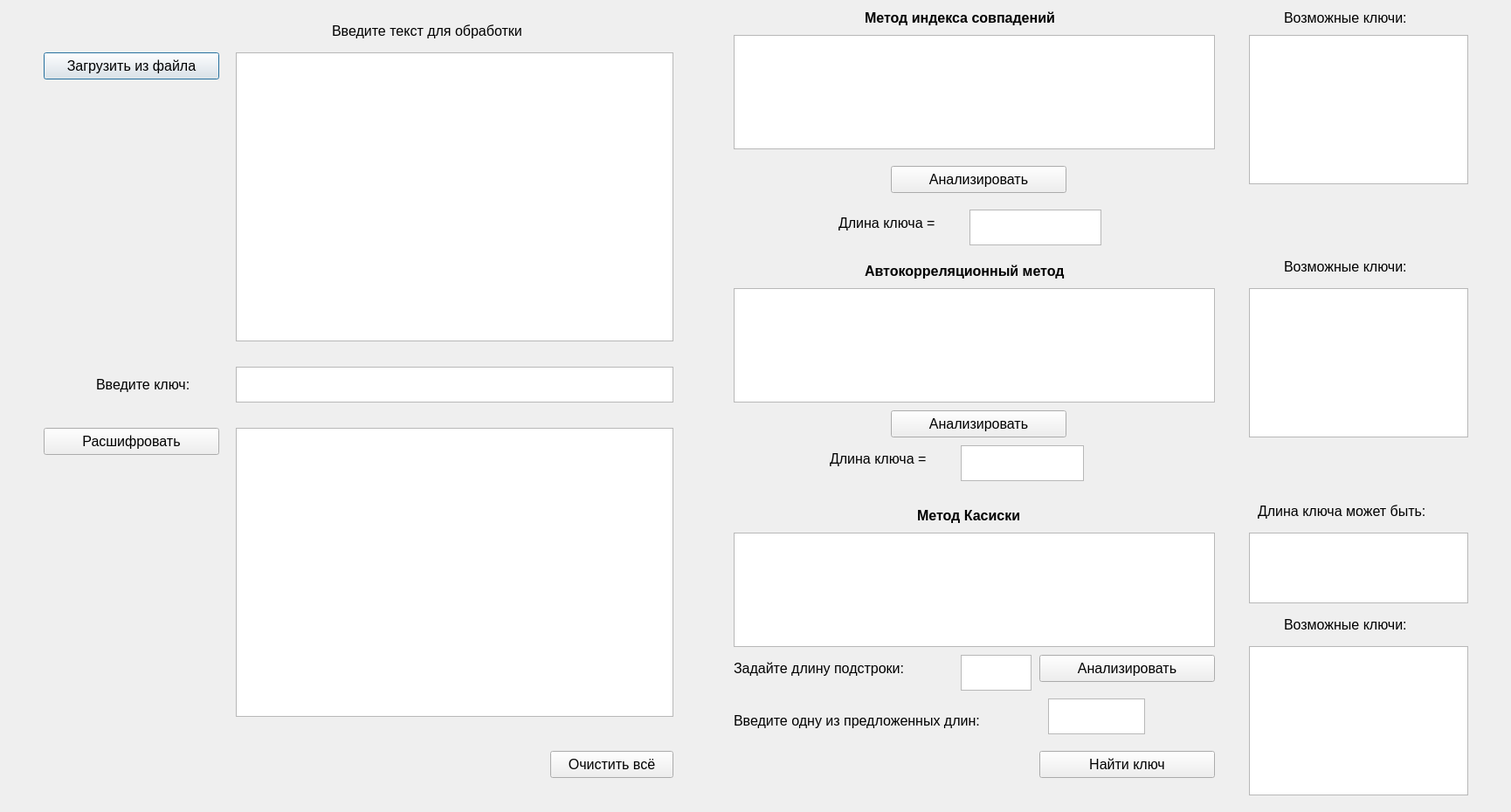
<?xml version="1.0" encoding="UTF-8"?>
<ui version="4.0">
 <class>Dialog15</class>
 <widget class="QDialog" name="Dialog15">
  <property name="geometry">
   <rect>
    <x>0</x>
    <y>0</y>
    <width>1730</width>
    <height>930</height>
   </rect>
  </property>
  <property name="minimumSize">
   <size>
    <width>1730</width>
    <height>930</height>
   </size>
  </property>
  <property name="maximumSize">
   <size>
    <width>1730</width>
    <height>930</height>
   </size>
  </property>
  <property name="windowTitle">
   <string>Полиалфавитный криптоанализ</string>
  </property>
  <widget class="QPushButton" name="down_file">
   <property name="geometry">
    <rect>
     <x>50</x>
     <y>60</y>
     <width>201</width>
     <height>31</height>
    </rect>
   </property>
   <property name="font">
    <font>
     <family>Arial</family>
     <pointsize>12</pointsize>
    </font>
   </property>
   <property name="text">
    <string>Загрузить из файла</string>
   </property>
  </widget>
  <widget class="QLabel" name="label_2">
   <property name="geometry">
    <rect>
     <x>380</x>
     <y>20</y>
     <width>281</width>
     <height>31</height>
    </rect>
   </property>
   <property name="font">
    <font>
     <family>Arial</family>
     <pointsize>12</pointsize>
    </font>
   </property>
   <property name="text">
    <string>Введите текст для обработки</string>
   </property>
  </widget>
  <widget class="QPushButton" name="but_clear">
   <property name="geometry">
    <rect>
     <x>630</x>
     <y>860</y>
     <width>141</width>
     <height>31</height>
    </rect>
   </property>
   <property name="font">
    <font>
     <family>Arial</family>
     <pointsize>12</pointsize>
    </font>
   </property>
   <property name="text">
    <string>Очистить всё</string>
   </property>
  </widget>
  <widget class="QPushButton" name="but_decr">
   <property name="geometry">
    <rect>
     <x>50</x>
     <y>490</y>
     <width>201</width>
     <height>31</height>
    </rect>
   </property>
   <property name="font">
    <font>
     <family>Arial</family>
     <pointsize>12</pointsize>
    </font>
   </property>
   <property name="text">
    <string>Расшифровать</string>
   </property>
  </widget>
  <widget class="QPlainTextEdit" name="rez_decr">
   <property name="enabled">
    <bool>true</bool>
   </property>
   <property name="geometry">
    <rect>
     <x>270</x>
     <y>490</y>
     <width>501</width>
     <height>331</height>
    </rect>
   </property>
   <property name="font">
    <font>
     <family>Arial</family>
     <pointsize>12</pointsize>
    </font>
   </property>
   <property name="readOnly">
    <bool>true</bool>
   </property>
  </widget>
  <widget class="QPlainTextEdit" name="slova">
   <property name="geometry">
    <rect>
     <x>270</x>
     <y>60</y>
     <width>501</width>
     <height>331</height>
    </rect>
   </property>
   <property name="font">
    <font>
     <family>Arial</family>
     <pointsize>12</pointsize>
    </font>
   </property>
  </widget>
  <widget class="QLabel" name="label">
   <property name="geometry">
    <rect>
     <x>990</x>
     <y>0</y>
     <width>271</width>
     <height>41</height>
    </rect>
   </property>
   <property name="font">
    <font>
     <family>Arial</family>
     <pointsize>12</pointsize>
     <weight>75</weight>
     <bold>true</bold>
    </font>
   </property>
   <property name="text">
    <string>Метод индекса совпадений</string>
   </property>
  </widget>
  <widget class="QLabel" name="label_3">
   <property name="geometry">
    <rect>
     <x>990</x>
     <y>290</y>
     <width>291</width>
     <height>41</height>
    </rect>
   </property>
   <property name="font">
    <font>
     <family>Arial</family>
     <pointsize>12</pointsize>
     <weight>75</weight>
     <bold>true</bold>
    </font>
   </property>
   <property name="text">
    <string>Автокорреляционный метод</string>
   </property>
  </widget>
  <widget class="QLabel" name="label_4">
   <property name="geometry">
    <rect>
     <x>1050</x>
     <y>570</y>
     <width>161</width>
     <height>41</height>
    </rect>
   </property>
   <property name="font">
    <font>
     <family>Arial</family>
     <pointsize>12</pointsize>
     <weight>75</weight>
     <bold>true</bold>
    </font>
   </property>
   <property name="text">
    <string>Метод Касиски</string>
   </property>
  </widget>
  <widget class="QPlainTextEdit" name="slova_index">
   <property name="geometry">
    <rect>
     <x>840</x>
     <y>40</y>
     <width>551</width>
     <height>131</height>
    </rect>
   </property>
   <property name="font">
    <font>
     <family>Arial</family>
     <pointsize>12</pointsize>
    </font>
   </property>
  </widget>
  <widget class="QPlainTextEdit" name="slova_autocor">
   <property name="geometry">
    <rect>
     <x>840</x>
     <y>330</y>
     <width>551</width>
     <height>131</height>
    </rect>
   </property>
   <property name="font">
    <font>
     <family>Arial</family>
     <pointsize>12</pointsize>
    </font>
   </property>
  </widget>
  <widget class="QPlainTextEdit" name="slova_kas">
   <property name="geometry">
    <rect>
     <x>840</x>
     <y>610</y>
     <width>551</width>
     <height>131</height>
    </rect>
   </property>
   <property name="font">
    <font>
     <family>Arial</family>
     <pointsize>12</pointsize>
    </font>
   </property>
  </widget>
  <widget class="QPushButton" name="but_decr_index">
   <property name="geometry">
    <rect>
     <x>1020</x>
     <y>190</y>
     <width>201</width>
     <height>31</height>
    </rect>
   </property>
   <property name="font">
    <font>
     <family>Arial</family>
     <pointsize>12</pointsize>
    </font>
   </property>
   <property name="text">
    <string>Анализировать</string>
   </property>
  </widget>
  <widget class="QPushButton" name="but_decr_autocor">
   <property name="geometry">
    <rect>
     <x>1020</x>
     <y>470</y>
     <width>201</width>
     <height>31</height>
    </rect>
   </property>
   <property name="font">
    <font>
     <family>Arial</family>
     <pointsize>12</pointsize>
    </font>
   </property>
   <property name="text">
    <string>Анализировать</string>
   </property>
  </widget>
  <widget class="QPushButton" name="but_decr_kas">
   <property name="geometry">
    <rect>
     <x>1190</x>
     <y>750</y>
     <width>201</width>
     <height>31</height>
    </rect>
   </property>
   <property name="font">
    <font>
     <family>Arial</family>
     <pointsize>12</pointsize>
    </font>
   </property>
   <property name="text">
    <string>Анализировать</string>
   </property>
  </widget>
  <widget class="QLabel" name="label_5">
   <property name="geometry">
    <rect>
     <x>960</x>
     <y>240</y>
     <width>151</width>
     <height>31</height>
    </rect>
   </property>
   <property name="font">
    <font>
     <family>Arial</family>
     <pointsize>12</pointsize>
    </font>
   </property>
   <property name="text">
    <string>Длина ключа =</string>
   </property>
  </widget>
  <widget class="QLabel" name="label_6">
   <property name="geometry">
    <rect>
     <x>950</x>
     <y>510</y>
     <width>151</width>
     <height>31</height>
    </rect>
   </property>
   <property name="font">
    <font>
     <family>Arial</family>
     <pointsize>12</pointsize>
    </font>
   </property>
   <property name="text">
    <string>Длина ключа =</string>
   </property>
  </widget>
  <widget class="QLabel" name="label_7">
   <property name="geometry">
    <rect>
     <x>840</x>
     <y>750</y>
     <width>241</width>
     <height>31</height>
    </rect>
   </property>
   <property name="font">
    <font>
     <family>Arial</family>
     <pointsize>12</pointsize>
    </font>
   </property>
   <property name="text">
    <string>Задайте длину подстроки:</string>
   </property>
  </widget>
  <widget class="QPlainTextEdit" name="key_index">
   <property name="geometry">
    <rect>
     <x>1110</x>
     <y>240</y>
     <width>151</width>
     <height>41</height>
    </rect>
   </property>
   <property name="font">
    <font>
     <family>Arial</family>
     <pointsize>12</pointsize>
    </font>
   </property>
   <property name="readOnly">
    <bool>true</bool>
   </property>
  </widget>
  <widget class="QPlainTextEdit" name="key_autocor">
   <property name="geometry">
    <rect>
     <x>1100</x>
     <y>510</y>
     <width>141</width>
     <height>41</height>
    </rect>
   </property>
   <property name="font">
    <font>
     <family>Arial</family>
     <pointsize>12</pointsize>
    </font>
   </property>
   <property name="readOnly">
    <bool>true</bool>
   </property>
  </widget>
  <widget class="QPlainTextEdit" name="key_kas">
   <property name="geometry">
    <rect>
     <x>1100</x>
     <y>750</y>
     <width>81</width>
     <height>41</height>
    </rect>
   </property>
   <property name="font">
    <font>
     <family>Arial</family>
     <pointsize>12</pointsize>
    </font>
   </property>
   <property name="readOnly">
    <bool>false</bool>
   </property>
  </widget>
  <widget class="QLabel" name="label_8">
   <property name="geometry">
    <rect>
     <x>110</x>
     <y>420</y>
     <width>141</width>
     <height>41</height>
    </rect>
   </property>
   <property name="font">
    <font>
     <family>Arial</family>
     <pointsize>12</pointsize>
    </font>
   </property>
   <property name="text">
    <string>Введите ключ:</string>
   </property>
  </widget>
  <widget class="QPlainTextEdit" name="key">
   <property name="geometry">
    <rect>
     <x>270</x>
     <y>420</y>
     <width>501</width>
     <height>41</height>
    </rect>
   </property>
   <property name="font">
    <font>
     <family>Arial</family>
     <pointsize>12</pointsize>
    </font>
   </property>
  </widget>
  <widget class="QLabel" name="label_10">
   <property name="geometry">
    <rect>
     <x>1470</x>
     <y>290</y>
     <width>171</width>
     <height>31</height>
    </rect>
   </property>
   <property name="font">
    <font>
     <family>Arial</family>
     <pointsize>12</pointsize>
    </font>
   </property>
   <property name="text">
    <string>Возможные ключи:</string>
   </property>
  </widget>
  <widget class="QLabel" name="label_11">
   <property name="geometry">
    <rect>
     <x>1470</x>
     <y>700</y>
     <width>171</width>
     <height>31</height>
    </rect>
   </property>
   <property name="font">
    <font>
     <family>Arial</family>
     <pointsize>12</pointsize>
    </font>
   </property>
   <property name="text">
    <string>Возможные ключи:</string>
   </property>
  </widget>
  <widget class="QPlainTextEdit" name="rez_autocor">
   <property name="geometry">
    <rect>
     <x>1430</x>
     <y>330</y>
     <width>251</width>
     <height>171</height>
    </rect>
   </property>
   <property name="font">
    <font>
     <family>Arial</family>
     <pointsize>12</pointsize>
    </font>
   </property>
   <property name="readOnly">
    <bool>true</bool>
   </property>
  </widget>
  <widget class="QPlainTextEdit" name="rez_kas">
   <property name="geometry">
    <rect>
     <x>1430</x>
     <y>740</y>
     <width>251</width>
     <height>171</height>
    </rect>
   </property>
   <property name="font">
    <font>
     <family>Arial</family>
     <pointsize>12</pointsize>
    </font>
   </property>
   <property name="readOnly">
    <bool>true</bool>
   </property>
  </widget>
  <widget class="QLabel" name="label_12">
   <property name="geometry">
    <rect>
     <x>1440</x>
     <y>570</y>
     <width>241</width>
     <height>31</height>
    </rect>
   </property>
   <property name="font">
    <font>
     <family>Arial</family>
     <pointsize>12</pointsize>
    </font>
   </property>
   <property name="text">
    <string>Длина ключа может быть:</string>
   </property>
  </widget>
  <widget class="QPlainTextEdit" name="all_key_kas">
   <property name="geometry">
    <rect>
     <x>1430</x>
     <y>610</y>
     <width>251</width>
     <height>81</height>
    </rect>
   </property>
   <property name="font">
    <font>
     <family>Arial</family>
     <pointsize>12</pointsize>
    </font>
   </property>
   <property name="readOnly">
    <bool>true</bool>
   </property>
  </widget>
  <widget class="QLabel" name="label_13">
   <property name="geometry">
    <rect>
     <x>840</x>
     <y>810</y>
     <width>351</width>
     <height>31</height>
    </rect>
   </property>
   <property name="font">
    <font>
     <family>Arial</family>
     <pointsize>12</pointsize>
    </font>
   </property>
   <property name="text">
    <string>Введите одну из предложенных длин:</string>
   </property>
  </widget>
  <widget class="QPlainTextEdit" name="long_key_kas">
   <property name="geometry">
    <rect>
     <x>1200</x>
     <y>800</y>
     <width>111</width>
     <height>41</height>
    </rect>
   </property>
   <property name="font">
    <font>
     <family>Arial</family>
     <pointsize>12</pointsize>
    </font>
   </property>
   <property name="readOnly">
    <bool>false</bool>
   </property>
  </widget>
  <widget class="QPushButton" name="find_key_kas">
   <property name="geometry">
    <rect>
     <x>1190</x>
     <y>860</y>
     <width>201</width>
     <height>31</height>
    </rect>
   </property>
   <property name="font">
    <font>
     <family>Arial</family>
     <pointsize>12</pointsize>
    </font>
   </property>
   <property name="text">
    <string>Найти ключ</string>
   </property>
  </widget>
  <widget class="QLabel" name="label_14">
   <property name="geometry">
    <rect>
     <x>1470</x>
     <y>0</y>
     <width>171</width>
     <height>41</height>
    </rect>
   </property>
   <property name="font">
    <font>
     <family>Arial</family>
     <pointsize>12</pointsize>
    </font>
   </property>
   <property name="text">
    <string>Возможные ключи:</string>
   </property>
  </widget>
  <widget class="QPlainTextEdit" name="rez_index">
   <property name="geometry">
    <rect>
     <x>1430</x>
     <y>40</y>
     <width>251</width>
     <height>171</height>
    </rect>
   </property>
   <property name="font">
    <font>
     <family>Arial</family>
     <pointsize>12</pointsize>
    </font>
   </property>
  </widget>
 </widget>
 <resources/>
 <connections/>
</ui>
